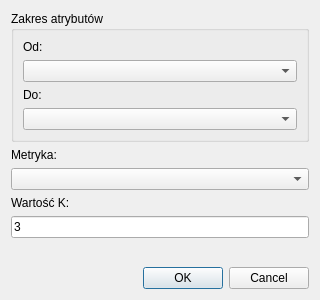
<?xml version="1.0" encoding="UTF-8"?>
<ui version="4.0">
 <class>Dialog</class>
 <widget class="QDialog" name="Dialog">
  <property name="windowModality">
   <enum>Qt::ApplicationModal</enum>
  </property>
  <property name="geometry">
   <rect>
    <x>0</x>
    <y>0</y>
    <width>320</width>
    <height>300</height>
   </rect>
  </property>
  <property name="windowTitle">
   <string>Opcje</string>
  </property>
  <layout class="QVBoxLayout" name="verticalLayout_2">
   <item>
    <layout class="QVBoxLayout" name="verticalLayout">
     <item>
      <widget class="QGroupBox" name="groupBox">
       <property name="title">
        <string>Zakres atrybutów</string>
       </property>
       <layout class="QVBoxLayout" name="verticalLayout_3">
        <item>
         <widget class="QLabel" name="label">
          <property name="text">
           <string>Od:</string>
          </property>
         </widget>
        </item>
        <item>
         <widget class="QComboBox" name="startColumnNameCombobox"/>
        </item>
        <item>
         <widget class="QLabel" name="label_4">
          <property name="text">
           <string>Do:</string>
          </property>
         </widget>
        </item>
        <item>
         <widget class="QComboBox" name="endColumnNameCombobox"/>
        </item>
       </layout>
      </widget>
     </item>
     <item>
      <widget class="QLabel" name="label_2">
       <property name="text">
        <string>Metryka:</string>
       </property>
      </widget>
     </item>
     <item>
      <widget class="QComboBox" name="metricsNameCombobox"/>
     </item>
     <item>
      <widget class="QLabel" name="label_3">
       <property name="text">
        <string>Wartość K:</string>
       </property>
      </widget>
     </item>
     <item>
      <widget class="QLineEdit" name="kValueTextbox">
       <property name="text">
        <string>3</string>
       </property>
      </widget>
     </item>
    </layout>
   </item>
   <item>
    <spacer name="verticalSpacer">
     <property name="orientation">
      <enum>Qt::Vertical</enum>
     </property>
     <property name="sizeHint" stdset="0">
      <size>
       <width>20</width>
       <height>40</height>
      </size>
     </property>
    </spacer>
   </item>
   <item>
    <widget class="QDialogButtonBox" name="buttonBox">
     <property name="orientation">
      <enum>Qt::Horizontal</enum>
     </property>
     <property name="standardButtons">
      <set>QDialogButtonBox::Cancel|QDialogButtonBox::Ok</set>
     </property>
    </widget>
   </item>
  </layout>
 </widget>
 <resources/>
 <connections>
  <connection>
   <sender>buttonBox</sender>
   <signal>accepted()</signal>
   <receiver>Dialog</receiver>
   <slot>accept()</slot>
   <hints>
    <hint type="sourcelabel">
     <x>248</x>
     <y>254</y>
    </hint>
    <hint type="destinationlabel">
     <x>157</x>
     <y>274</y>
    </hint>
   </hints>
  </connection>
  <connection>
   <sender>buttonBox</sender>
   <signal>rejected()</signal>
   <receiver>Dialog</receiver>
   <slot>reject()</slot>
   <hints>
    <hint type="sourcelabel">
     <x>316</x>
     <y>260</y>
    </hint>
    <hint type="destinationlabel">
     <x>286</x>
     <y>274</y>
    </hint>
   </hints>
  </connection>
 </connections>
</ui>
